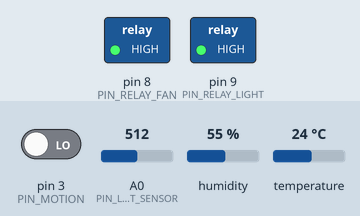
Simulated run of this sketch. Board: Arduino Uno, built with avr-gcc and run on an emulated ATmega328P. On the bench: switched loads named in the sketch (green lamp = pin HIGH). Inputs (shaded band) come from the test bench; at power-on: A0 (PIN_LIGHT_SENSOR) = 512, temperature 24 °C, pin 3 (PIN_MOTION) LOW, humidity 55 %. What the sketch prints to the serial monitor is not drawn.

Above: at 1.2 s.
1.3 s: A0 (PIN_LIGHT_SENSOR) set to 410
At 2.9 s:
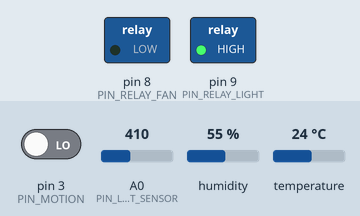
3.5 s: A0 (PIN_LIGHT_SENSOR) set to 392
At 4.8 s:
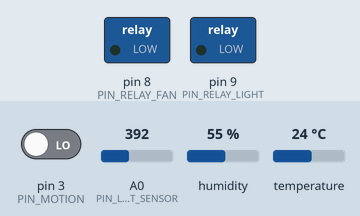
5.5 s: temperature set to 20 °C
At 7.1 s:
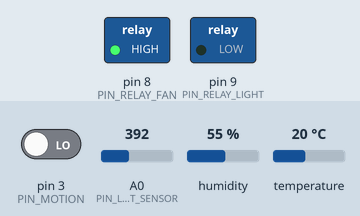
Timing chart, 0 to 8.6 s (numbered marks = the images above; inputs shaded):
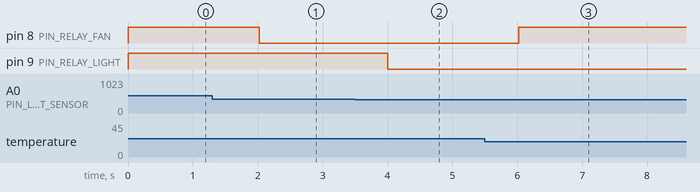

Measured:
- the behaviour switches between 400 and 399 on A0 (PIN_LIGHT_SENSOR) (found by bisection; images 1 and 2)
- the behaviour switches between 22 and 21 °C on temperature (found by bisection; images 2 and 3)
- after the input at 3.5 s, pin 9 (PIN_RELAY_LIGHT): HIGH → LOW after 0.50 s
- after the input at 5.5 s, pin 8 (PIN_RELAY_FAN): LOW → HIGH after 0.52 s

The sketch:

automacao_luz_temperatura.ino
```cpp
/*
  Automacao de Temperatura e Iluminacao com IoT
  Reconstrucao baseada no artigo academico do projeto original.

  Arquitetura desta reconstrucao:
    Arduino UNO <-> Serial USB <-> Node-RED <-> MQTT/Mosquitto <-> Smartphone

  Sensores:
    - DHT11: temperatura e umidade
    - LDR/modulo de luminosidade: leitura analogica
    - Sensor de vibracao/movimento: leitura digital (opcional)

  Atuadores:
    - Rele do ventilador
    - Rele da luminaria

  Biblioteca necessaria:
    - DHT sensor library (Adafruit)

  Observacao:
    Muitos modulos de rele sao "active LOW". Ajuste RELAY_ACTIVE_LOW
    caso o seu modulo funcione com logica invertida.
*/

#include <DHT.h>

// -------------------------
// Mapeamento de pinos
// -------------------------
constexpr uint8_t PIN_DHT = 2;            // O artigo original mostra o DHT11 no pino 2
constexpr uint8_t PIN_MOTION = 3;         // Sensor de vibracao/movimento (opcional)
constexpr uint8_t PIN_RELAY_FAN = 8;      // Rele do ventilador
constexpr uint8_t PIN_RELAY_LIGHT = 9;    // Rele da luminaria
constexpr uint8_t PIN_LIGHT_SENSOR = A0;  // LDR / sensor de luminosidade

constexpr uint8_t DHT_TYPE = DHT11;
constexpr bool RELAY_ACTIVE_LOW = true;

// Ajuste para o seu circuito:
// true  -> valor analogico menor significa ambiente mais escuro
// false -> valor analogico maior significa ambiente mais escuro
constexpr bool DARK_WHEN_BELOW_THRESHOLD = true;

// -------------------------
// Objetos e configuracoes
// -------------------------
DHT dht(PIN_DHT, DHT_TYPE);

float temperatureLimitC = 22.0;
float temperatureHysteresisC = 1.0;
int lightThreshold = 400;

bool autoTemperature = true;
bool autoLighting = true;

// O projeto original teve problema com o sensor de movimento.
// Nesta reconstrucao, ele e opcional por padrao.
bool motionRequiredForLight = false;

constexpr unsigned long SENSOR_INTERVAL_MS = 2000;
constexpr unsigned long MOTION_HOLD_MS = 30000;

unsigned long lastSensorReadAt = 0;
unsigned long lastMotionAt = 0;

float temperatureC = NAN;
float humidityPct = NAN;
int lightRaw = 0;
bool motionNow = false;
bool fanOn = false;
bool lightOn = false;

String serialBuffer;

// -------------------------
// Utilitarios
// -------------------------
void setRelay(uint8_t pin, bool on) {
  const uint8_t activeLevel = RELAY_ACTIVE_LOW ? LOW : HIGH;
  const uint8_t inactiveLevel = RELAY_ACTIVE_LOW ? HIGH : LOW;
  digitalWrite(pin, on ? activeLevel : inactiveLevel);
}

bool parseBoolean(String value, bool &result) {
  value.trim();
  value.toLowerCase();

  if (value == "1" || value == "true" || value == "on" || value == "ligar") {
    result = true;
    return true;
  }

  if (value == "0" || value == "false" || value == "off" || value == "desligar") {
    result = false;
    return true;
  }

  return false;
}

void sendAck(const String &command, bool ok, const String &message = "") {
  Serial.print(F("{\"type\":\"ack\",\"command\":\""));
  Serial.print(command);
  Serial.print(F("\",\"ok\":"));
  Serial.print(ok ? F("true") : F("false"));

  if (message.length() > 0) {
    Serial.print(F(",\"message\":\""));
    Serial.print(message);
    Serial.print(F("\""));
  }

  Serial.println(F("}"));
}

bool isDark(int rawValue) {
  return DARK_WHEN_BELOW_THRESHOLD
             ? rawValue < lightThreshold
             : rawValue > lightThreshold;
}

bool motionIsRecent() {
  if (motionNow) {
    return true;
  }

  return lastMotionAt > 0 && (millis() - lastMotionAt <= MOTION_HOLD_MS);
}

// -------------------------
// Leitura dos sensores
// -------------------------
void readSensors() {
  const float newHumidity = dht.readHumidity();
  const float newTemperature = dht.readTemperature();

  if (!isnan(newTemperature)) {
    temperatureC = newTemperature;
  }

  if (!isnan(newHumidity)) {
    humidityPct = newHumidity;
  }

  lightRaw = analogRead(PIN_LIGHT_SENSOR);
  motionNow = digitalRead(PIN_MOTION) == HIGH;

  if (motionNow) {
    lastMotionAt = millis();
  }
}

// -------------------------
// Logica de automacao
// -------------------------
void applyAutomation() {
  if (autoTemperature && !isnan(temperatureC)) {
    // Histerese evita ligar/desligar repetidamente perto do limite.
    if (!fanOn && temperatureC >= temperatureLimitC) {
      fanOn = true;
      setRelay(PIN_RELAY_FAN, fanOn);
    } else if (fanOn && temperatureC <= temperatureLimitC - temperatureHysteresisC) {
      fanOn = false;
      setRelay(PIN_RELAY_FAN, fanOn);
    }
  }

  if (autoLighting) {
    const bool dark = isDark(lightRaw);
    const bool motionOk = !motionRequiredForLight || motionIsRecent();
    const bool desiredLightState = dark && motionOk;

    if (desiredLightState != lightOn) {
      lightOn = desiredLightState;
      setRelay(PIN_RELAY_LIGHT, lightOn);
    }
  }
}

// -------------------------
// Telemetria serial em JSON
// -------------------------
void sendTelemetry() {
  Serial.print(F("{\"type\":\"telemetry\",\"temperature_c\":"));

  if (isnan(temperatureC)) {
    Serial.print(F("null"));
  } else {
    Serial.print(temperatureC, 1);
  }

  Serial.print(F(",\"humidity_pct\":"));
  if (isnan(humidityPct)) {
    Serial.print(F("null"));
  } else {
    Serial.print(humidityPct, 1);
  }

  Serial.print(F(",\"light_raw\":"));
  Serial.print(lightRaw);

  Serial.print(F(",\"dark\":"));
  Serial.print(isDark(lightRaw) ? F("true") : F("false"));

  Serial.print(F(",\"motion\":"));
  Serial.print(motionIsRecent() ? F("true") : F("false"));

  Serial.print(F(",\"fan_on\":"));
  Serial.print(fanOn ? F("true") : F("false"));

  Serial.print(F(",\"light_on\":"));
  Serial.print(lightOn ? F("true") : F("false"));

  Serial.print(F(",\"temp_limit_c\":"));
  Serial.print(temperatureLimitC, 1);

  Serial.print(F(",\"temp_hysteresis_c\":"));
  Serial.print(temperatureHysteresisC, 1);

  Serial.print(F(",\"light_threshold\":"));
  Serial.print(lightThreshold);

  Serial.print(F(",\"auto_temperature\":"));
  Serial.print(autoTemperature ? F("true") : F("false"));

  Serial.print(F(",\"auto_lighting\":"));
  Serial.print(autoLighting ? F("true") : F("false"));

  Serial.print(F(",\"motion_required\":"));
  Serial.print(motionRequiredForLight ? F("true") : F("false"));

  Serial.println(F("}"));
}

// -------------------------
// Comandos recebidos do Node-RED
// Formato: CHAVE=VALOR
// -------------------------
void handleCommand(String line) {
  line.trim();

  if (line.length() == 0) {
    return;
  }

  if (line == "STATUS") {
    sendTelemetry();
    return;
  }

  const int separator = line.indexOf('=');
  if (separator < 1) {
    sendAck(line, false, "Formato esperado: CHAVE=VALOR");
    return;
  }

  String key = line.substring(0, separator);
  String value = line.substring(separator + 1);
  key.trim();
  value.trim();
  key.toUpperCase();

  if (key == "TEMP_LIMIT") {
    const float newValue = value.toFloat();
    if (newValue < -10.0 || newValue > 80.0) {
      sendAck(key, false, "Limite fora da faixa -10..80 C");
      return;
    }
    temperatureLimitC = newValue;
    sendAck(key, true);
    return;
  }

  if (key == "HYSTERESIS") {
    const float newValue = value.toFloat();
    if (newValue < 0.1 || newValue > 10.0) {
      sendAck(key, false, "Histerese fora da faixa 0.1..10 C");
      return;
    }
    temperatureHysteresisC = newValue;
    sendAck(key, true);
    return;
  }

  if (key == "LIGHT_THRESHOLD") {
    const int newValue = value.toInt();
    if (newValue < 0 || newValue > 1023) {
      sendAck(key, false, "Limite fora da faixa 0..1023");
      return;
    }
    lightThreshold = newValue;
    sendAck(key, true);
    return;
  }

  bool boolValue = false;

  if (key == "AUTO_TEMP") {
    if (!parseBoolean(value, boolValue)) {
      sendAck(key, false, "Valor booleano invalido");
      return;
    }
    autoTemperature = boolValue;
    sendAck(key, true);
    return;
  }

  if (key == "AUTO_LIGHT") {
    if (!parseBoolean(value, boolValue)) {
      sendAck(key, false, "Valor booleano invalido");
      return;
    }
    autoLighting = boolValue;
    sendAck(key, true);
    return;
  }

  if (key == "MOTION_REQUIRED") {
    if (!parseBoolean(value, boolValue)) {
      sendAck(key, false, "Valor booleano invalido");
      return;
    }
    motionRequiredForLight = boolValue;
    sendAck(key, true);
    return;
  }

  if (key == "FAN") {
    if (autoTemperature) {
      sendAck(key, false, "Desative AUTO_TEMP para controle manual");
      return;
    }

    if (!parseBoolean(value, boolValue)) {
      sendAck(key, false, "Valor booleano invalido");
      return;
    }

    fanOn = boolValue;
    setRelay(PIN_RELAY_FAN, fanOn);
    sendAck(key, true);
    return;
  }

  if (key == "LIGHT") {
    if (autoLighting) {
      sendAck(key, false, "Desative AUTO_LIGHT para controle manual");
      return;
    }

    if (!parseBoolean(value, boolValue)) {
      sendAck(key, false, "Valor booleano invalido");
      return;
    }

    lightOn = boolValue;
    setRelay(PIN_RELAY_LIGHT, lightOn);
    sendAck(key, true);
    return;
  }

  sendAck(key, false, "Comando desconhecido");
}

void readSerialCommands() {
  while (Serial.available() > 0) {
    const char c = static_cast<char>(Serial.read());

    if (c == '\n') {
      handleCommand(serialBuffer);
      serialBuffer = "";
    } else if (c != '\r') {
      if (serialBuffer.length() < 120) {
        serialBuffer += c;
      } else {
        serialBuffer = "";
        sendAck("SERIAL", false, "Comando excedeu 120 caracteres");
      }
    }
  }
}

// -------------------------
// Arduino lifecycle
// -------------------------
void setup() {
  Serial.begin(9600);

  pinMode(PIN_MOTION, INPUT);
  pinMode(PIN_RELAY_FAN, OUTPUT);
  pinMode(PIN_RELAY_LIGHT, OUTPUT);

  setRelay(PIN_RELAY_FAN, false);
  setRelay(PIN_RELAY_LIGHT, false);

  dht.begin();

  Serial.println(F("{\"type\":\"status\",\"message\":\"Arduino iniciado\"}"));
}

void loop() {
  readSerialCommands();

  const unsigned long now = millis();

  if (now - lastSensorReadAt >= SENSOR_INTERVAL_MS) {
    lastSensorReadAt = now;

    readSensors();
    applyAutomation();
    sendTelemetry();
  }
}
```
